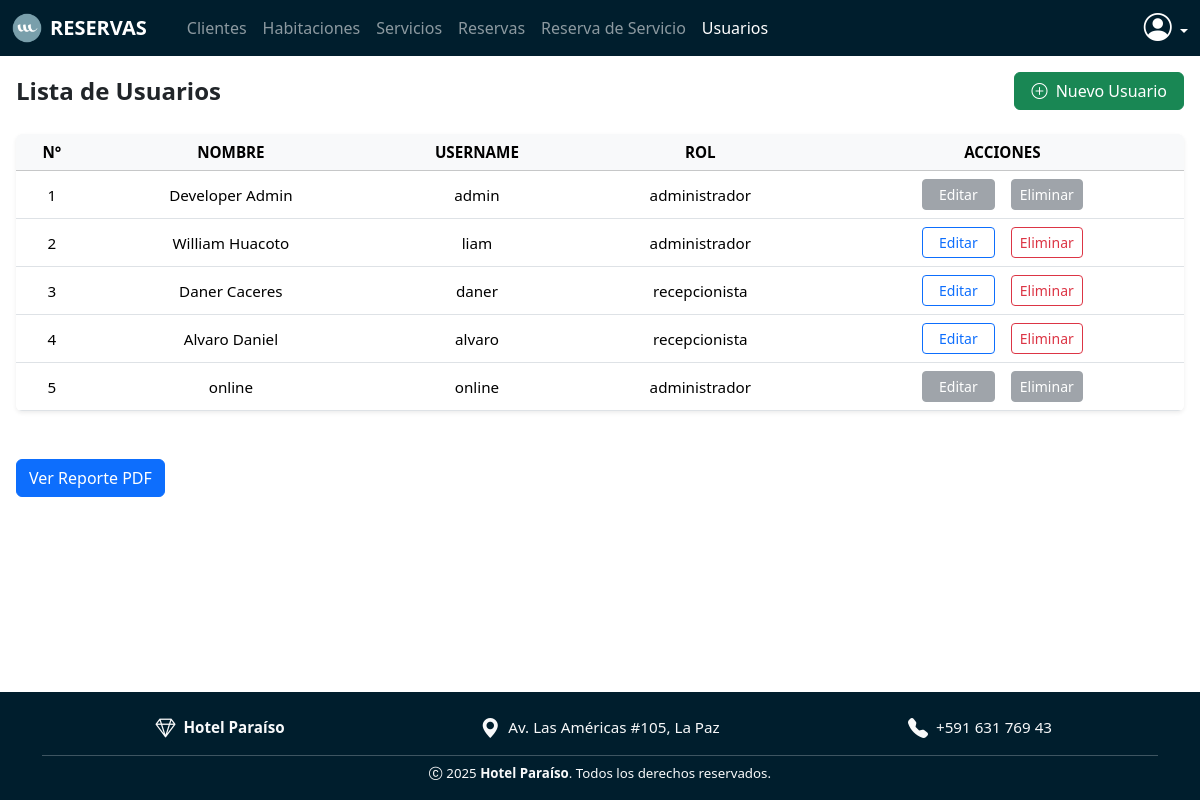
The app's page /usuarios/ (signed in) with its own data.
### models/usuario_model.py (models this page shows, shortened)
class Usuario(db.Model,UserMixin):
    __tablename__ = 'usuarios'
    id = db.Column(db.Integer, primary_key=True)
    nombre = db.Column(db.String(80), nullable=False)
    username = db.Column(db.String(20), nullable=False, unique=True)
    password = db.Column(db.String, nullable=False)
    rol = db.Column(db.String(20), nullable=False)
    @staticmethod
    def get_all():
        return Usuario.query.all()

### controllers/usuario_controller.py (the view)
@usuario_bp.route('/')
@login_required
def index():
    usuarios = Usuario.get_all()
    return usuario_view.list(usuarios)

### run.py (called while the page is built)
@login_manager.user_loader
def load_user(user_id):
    tipo = session.get('tipo_usuario')  # puede ser 'cliente' o 'usuario'
    if tipo == 'cliente':
        return Cliente.query.get(int(user_id))
    elif tipo == 'usuario':
        return Usuario.query.get(int(user_id))
    return None

@app.context_processor
def inject_user_or_client():
    from flask_login import current_user
    if current_user.is_authenticated:
        if hasattr(current_user, 'rol'):
            return dict(usuario=current_user, cliente=None)
        else:
            return dict(usuario=None, cliente=current_user)
    return dict(usuario=None, cliente=None)

@app.context_processor
def inject_active_path():
    def is_active(path):
        return 'active' if request.path == path else ''
    return dict(is_active=is_active)

### views/usuario_view.py (called while the page is built)
def list(usuarios):
    return render_template('usuarios/index.html', usuarios=usuarios,usuario=current_user)

### templates/usuarios/index.html (shortened to what this page needs)
{% extends 'sistema.html' %}
{% block content %}
<div
    class="d-flex flex-column flex-md-row justify-content-between align-items-center mb-4 mt-4 text-center text-md-start">
    <h4 class="fw-bold text-dark mb-3 mb-md-0 fs-4 fs-md-3">Lista de Usuarios</h4>
    <a href="{{ url_for('usuario.create') }}" class="btn btn-success px-3 py-1.5" data-bs-toggle="modal"
        data-bs-target="#registroUsuarioModal">
        <i class="bi bi-plus-circle me-1"></i> Nuevo Usuario
    </a>
</div>
<div class="table-responsive rounded shadow-sm mb-5">
    <table class="table table-hover align-middle text-center mb-0" style="font-size: 0.95rem;">
        <thead class="table-light text-dark fw-semibold text-uppercase">
            <tr>
                <th>N°</th>
                <th>Nombre</th>
                <th>Username</th>
                <th>Rol</th>
                <th>Acciones</th>
            </tr>
        </thead>
        <tbody>
            {% for item in usuarios %}
            <tr>
                <td>{{ item.id }}</td>
                <td>{{ item.nombre }}</td>
                <td>{{ item.username }}</td>
                <td>{{ item.rol }}</td>
                <td>
                    <div class="d-flex flex-row justify-content-center gap-3">
                        {% if item.username == 'admin' %}
                        <button class="btn btn-secondary btn-sm px-3" disabled>Editar</button>
                        <button class="btn btn-secondary btn-sm" disabled>Eliminar</button>
                        {% elif item.username == 'online' %}
                        <button class="btn btn-secondary btn-sm px-3" disabled>Editar</button>
                        <button class="btn btn-secondary btn-sm" disabled>Eliminar</button>
                        {% else %}
                        <button class="btn btn-outline-primary btn-sm px-3" data-bs-toggle="modal"
                            data-bs-target="#editarUsuarioModal{{ item.id }}">
                            Editar
                        </button>
                        <a href="{{ url_for('usuario.delete', id=item.id) }}" class="btn btn-outline-danger btn-sm"
                            onclick="return confirm('¿Estás seguro de eliminar este usuario?');">
                            Eliminar
                        </a>
                        {% endif %}
                    </div>
                </td>
            </tr>
            {% endfor %}
        </tbody>
    </table>
</div>
{% if usuario and usuario.rol == 'administrador' %}
<a href="{{ url_for('usuario.reporte_pdf') }}" target="_blank" class="btn btn-primary mb-3">
    Ver Reporte PDF
</a>
{% endif %}
{% endblock %}

### static/style.css (style rules this page uses)
html, body { height: 100%; margin: 0; overflow: hidden; }

### records on screen
Usuario: id "1", nombre "Developer Admin", username "admin", rol "administrador", shows "Editar"
Usuario: id "2", nombre "William Huacoto", username "liam", rol "administrador"
Usuario: id "3", nombre "Daner Caceres", username "daner", rol "recepcionista"
Usuario: id "4", nombre "Alvaro Daniel", username "alvaro", rol "recepcionista"
Usuario: id "5", nombre "online", username "online", rol "administrador", shows "Editar"
